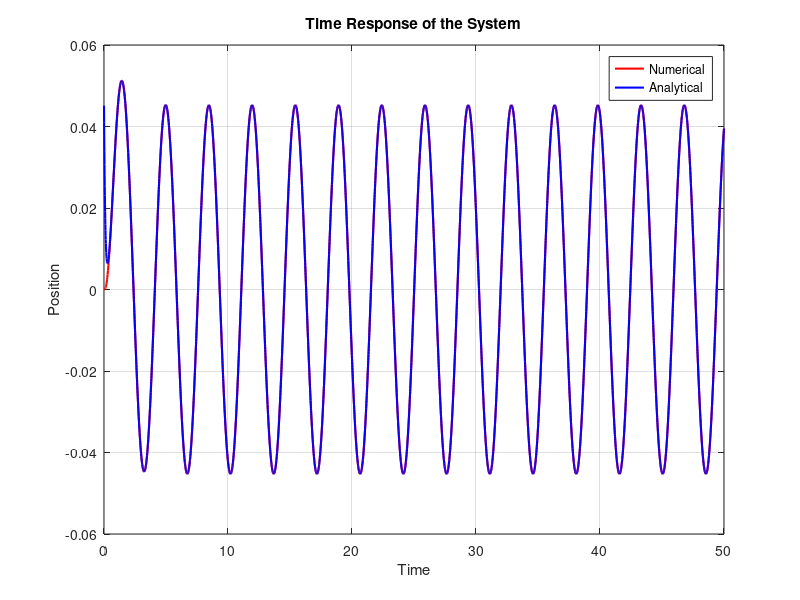

This figure's MATLAB source:
%% Revian Syam Arifin - 13621066
% No 5

%% Define the system parameters
M = 1;
C = 11;
K = 13;
omega = 1.802775638;
F = 1;

% Define the differential equation
diffeq = @(t, y) [y(2); (F*sin(omega*t) - C*y(2) - K*y(1))/M];

% Define the time span
tspan = [0 50];  % Adjust the end time as needed

% Define the initial conditions
initial_conditions = [0; 0];

% Solve the differential equation
[t, y] = ode45(diffeq, tspan, initial_conditions);

% Extract the position and velocity
x = y(:, 1);
v = y(:, 2);

% Define the time span
tspan1 = 0:0.01:50;  % Adjust the time span as needed

% Evaluate the expression
x_analytic = -0.04061*cos(1.80277*tspan1) + 0.01996*sin(1.80277*tspan1) + 0.04061*exp(-11*tspan1/2).*cosh(4.15331*tspan1) + 0.04511*exp(-11*tspan1/2).*cosh(4.15331*tspan1);

% Plot the time response
% Plot the time response
plot(t, x, 'r','LineWidth', 1.5);
hold on
plot(tspan1, x_analytic,'b','LineWidth', 1.5);
xlabel('Time');
ylabel('Position');
title('Time Response of the System');
legend("Numerical","Analytical")
grid on;